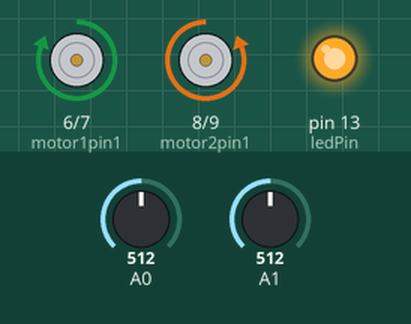
A sketch run on a simulated Arduino Uno, built with avr-gcc and run on an emulated ATmega328P. Shown: motor-driver pin pairs drawn as motors (green arrow = first pin HIGH = forward, orange = second pin HIGH = backward, longer = more drive), output pins drawn as LEDs (lit = HIGH). Inputs (shaded band) come from the test bench; at power-on: A0 = 512, A1 = 512.

Above: at 1.2 s.
1.3 s: A0 set to 532
At 2.4 s:
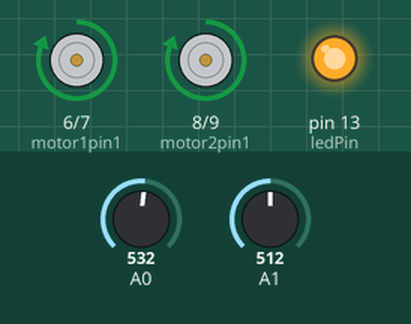
4.3 s: A1 set to 481
At 5.6 s:
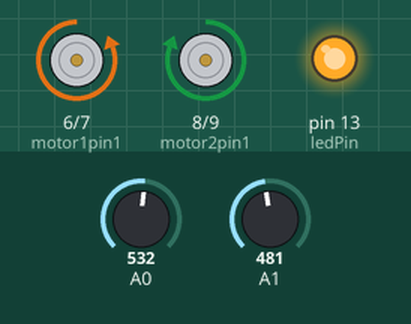
7.3 s: A0 set to 511
At 8.8 s:
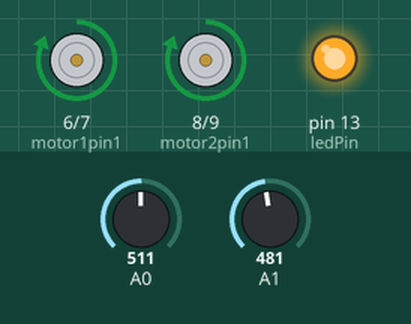
10.3 s: A1 set to 306
At 10.7 s:
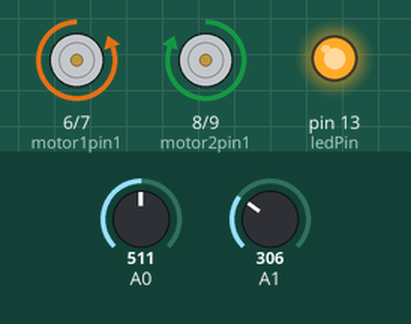
13.3 s: A1 set to 511
At 13.9 s:
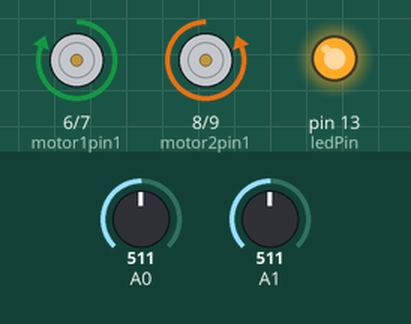
16.3 s: A0 set to 716
At 17.7 s:
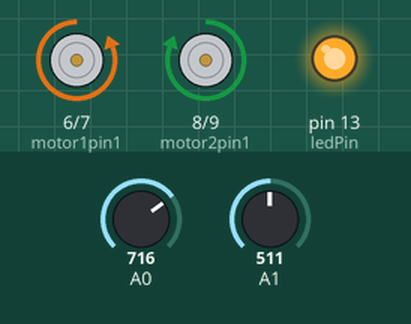
Timing chart, 0 to 19.3 s (numbered marks = the images above; inputs shaded):
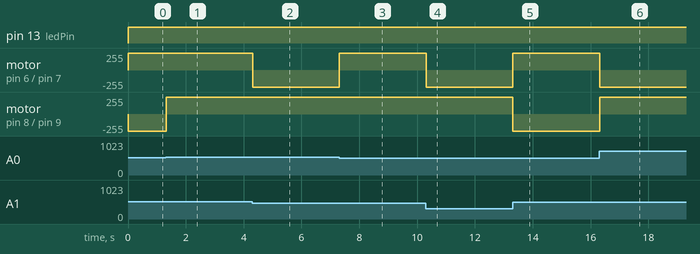

Measured:
- the behaviour switches between 513 and 514 on A0 (found by bisection; images 0 and 1)
- the behaviour switches between 498 and 497 on A1 (found by bisection; images 1 and 2)
- after the input at 1.3 s, motor on pin 8 (motor2pin1) / pin 9 (motor2pin2): backward 255/255 → forward 255/255 at once
- after the input at 4.3 s, motor on pin 6 (motor1pin1) / pin 7 (motor1pin2): forward 255/255 → backward 255/255 at once
- after the input at 7.3 s, motor on pin 6 (motor1pin1) / pin 7 (motor1pin2): backward 255/255 → forward 255/255 at once
- after the input at 10.3 s, motor on pin 6 (motor1pin1) / pin 7 (motor1pin2): forward 255/255 → backward 255/255 at once
- after the input at 13.3 s, motor on pin 6 (motor1pin1) / pin 7 (motor1pin2): backward 255/255 → forward 255/255 at once; motor on pin 8 (motor2pin1) / pin 9 (motor2pin2): forward 255/255 → backward 255/255 at once
- after the input at 16.3 s, motor on pin 6 (motor1pin1) / pin 7 (motor1pin2): forward 255/255 → backward 255/255 at once; motor on pin 8 (motor2pin1) / pin 9 (motor2pin2): backward 255/255 → forward 255/255 at once

The sketch:

sketch_jan07b.ino
```cpp
int motor1pin1=6;
int motor1pin2=7;
int motor2pin1=8;
int motor2pin2=9;
int ledPin = 13;                // LED connected to digital pin 13

void setup()                    // run once, when the sketch starts
{
pinMode(motor1pin1,OUTPUT);
pinMode(motor1pin2,OUTPUT);
pinMode(motor2pin1,OUTPUT);
pinMode(motor2pin2,OUTPUT);

  pinMode(ledPin, OUTPUT);      // sets the digital pin as output

}

   int sensor_left=1;//left photoresistor
   int sensor_right=2;//right photoresistor
   int threshold=8;//the larger this number, the more likely your robot will drive straight

void loop()
{
   digitalWrite(ledPin, HIGH);   // sets the LED on
//store sensor data
   sensor_left = analogRead(0);            // reads the value of the left photoresistor (value between 0 and 1023)
   sensor_left = map(sensor_left, 0, 1023, 0, 255);     // scale it to use it with the 8bits (value between 0 and 255)
   sensor_right = analogRead(1);            // reads the value of the right photoresistor (value between 0 and 1023)
   sensor_right = map(sensor_right, 0, 1023, 0, 255);     // scale it to use it with the 8bits (value between 0 and 255)

      //detects more light on left side of robot
      if(sensor_left > sensor_right && (sensor_left - sensor_right) > threshold)
         {//go left
       digitalWrite(motor1pin1,LOW);
       digitalWrite(motor1pin2,HIGH);
       digitalWrite(motor2pin1,HIGH);
       digitalWrite(motor2pin2,LOW);
         }

      //detects more light on right side of robot
      else if(sensor_right > sensor_left && (sensor_right - sensor_left) > threshold)
         {//go right
          digitalWrite(motor1pin1,HIGH);
          digitalWrite(motor1pin2,LOW);
          digitalWrite(motor2pin1,LOW);
          digitalWrite(motor2pin2,HIGH);
         }

      //detects no light on both left and right side of robot
      else if(sensor_right == sensor_left && (sensor_right - sensor_left) < threshold)
         {//go right
           digitalWrite(motor1pin1,HIGH);
           digitalWrite(motor1pin2,LOW);
           digitalWrite(motor2pin1,LOW);
           digitalWrite(motor2pin2,HIGH);
         }

      //light is about equal on both sides
      else
         {//go straight
         digitalWrite(motor1pin1,HIGH);
         digitalWrite(motor1pin2,LOW);
         digitalWrite(motor2pin1,HIGH);
         digitalWrite(motor2pin2,LOW);
         }
   delay(25);                       // waits 25ms for a small delay to prevent crazy oscillations
   digitalWrite(ledPin, LOW);    // sets the LED off
}
```
